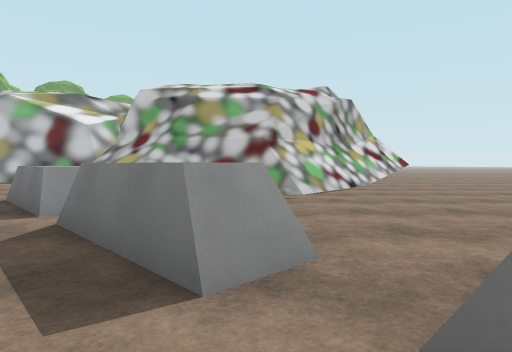
[1] (above)

23 first-person views from a walk through a 3-D level made in the Godot game engine. The camera is 1.2 m above the floor, tilts 2° down and sees 75° across. The floor is counted in squares, 2 m on a side. Each view is taken from the middle of a square. On the plan, view 1 faces up. The plan holds only what a view shows up to about 10 squares ahead; the rest is blank. The place goes on beyond the plan. Characters and animated objects are not drawn. Some surface patterns are stand-ins.

[2]
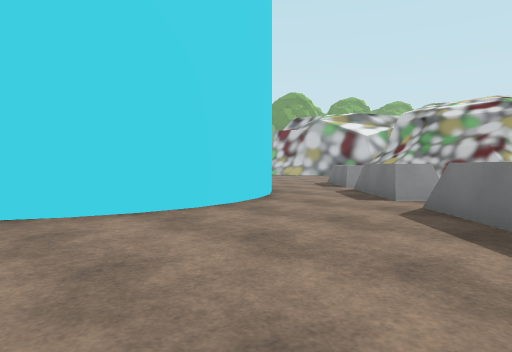

[3]
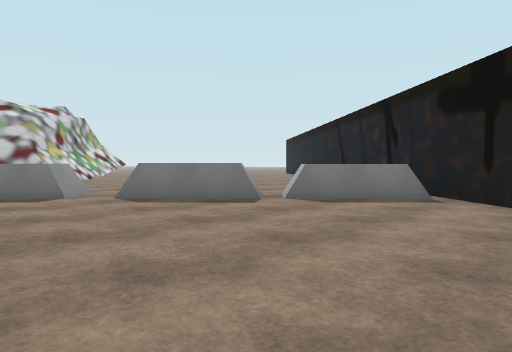

[4]
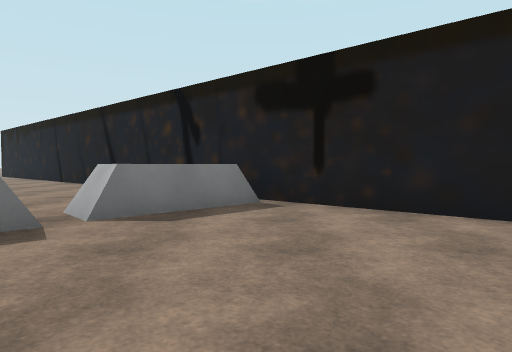

[5]
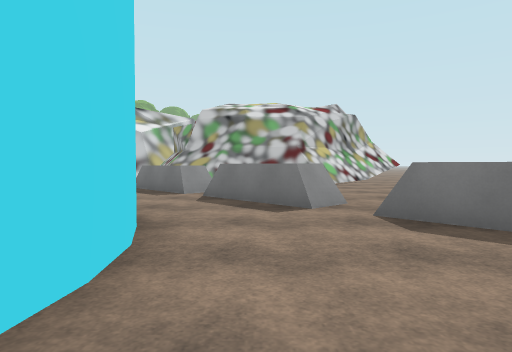

[6]
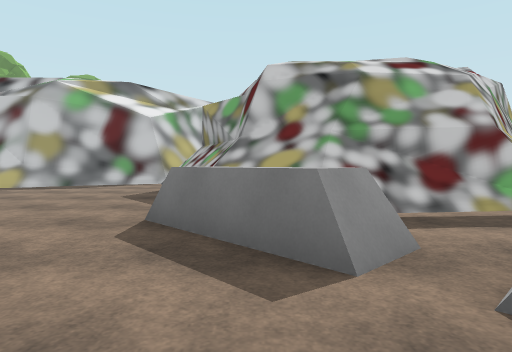

[7]
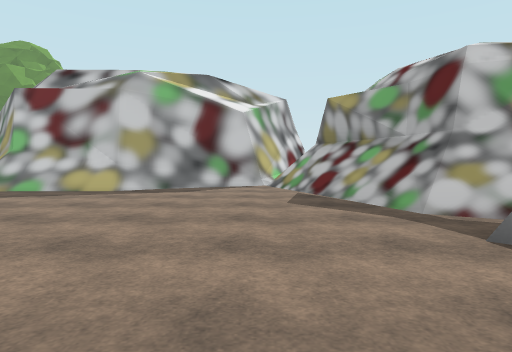

[8]
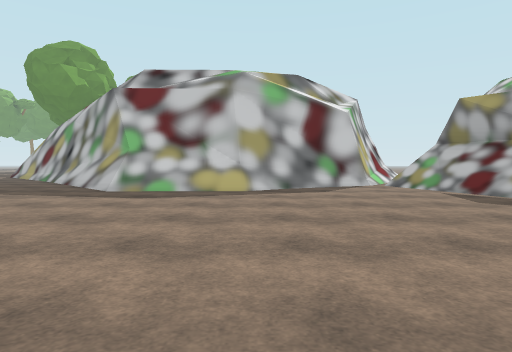

[9]
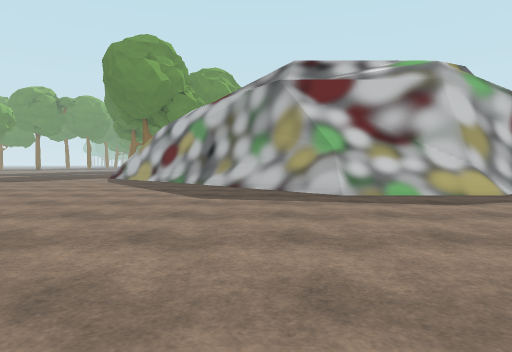

[10]
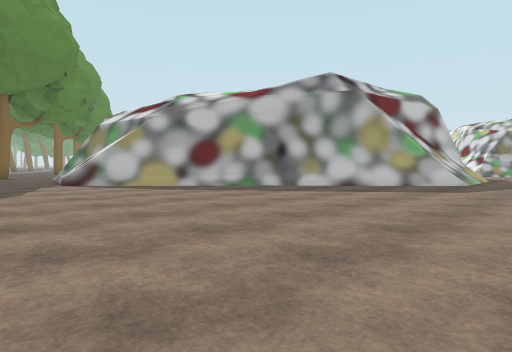

[11]
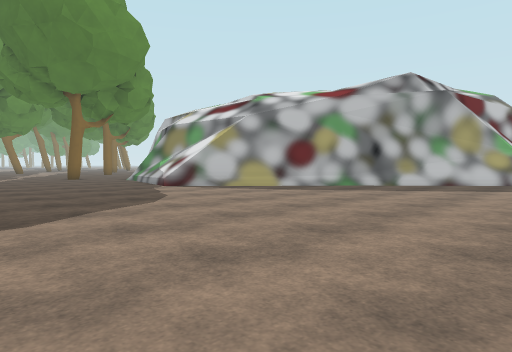

[12]
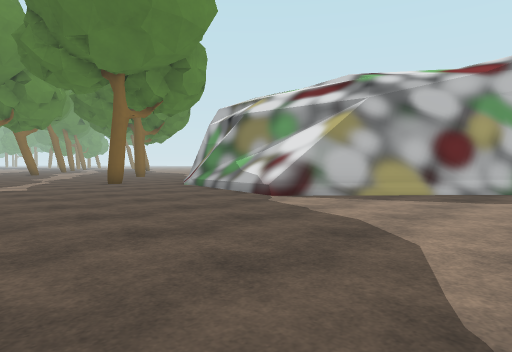

[13]
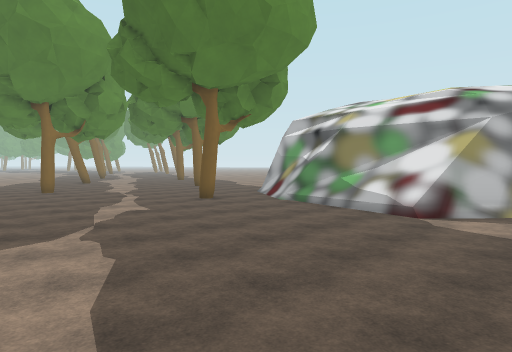

[14]
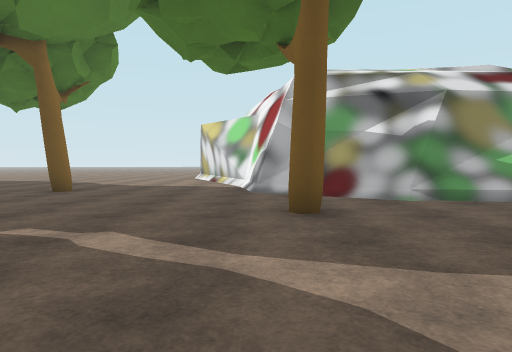

[15]
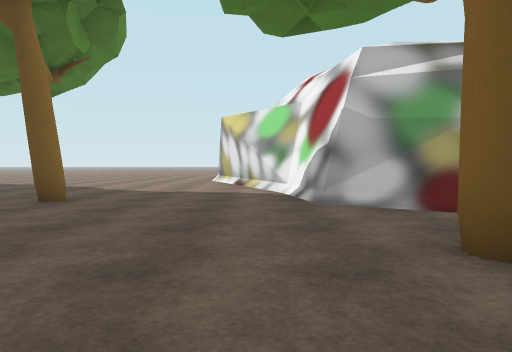

[16]
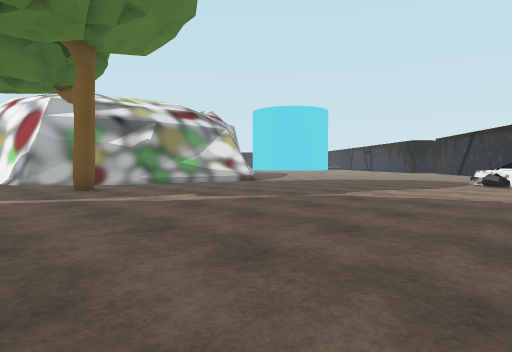

[17]
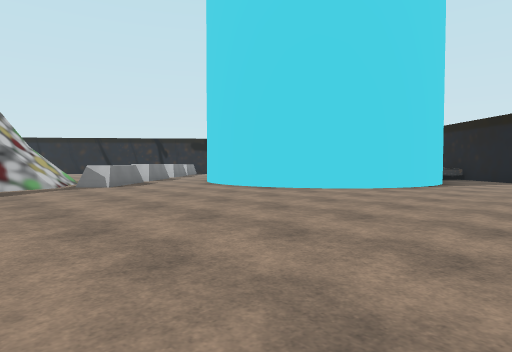

[18]
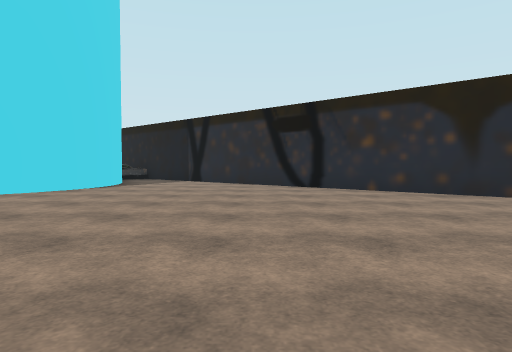

[19]
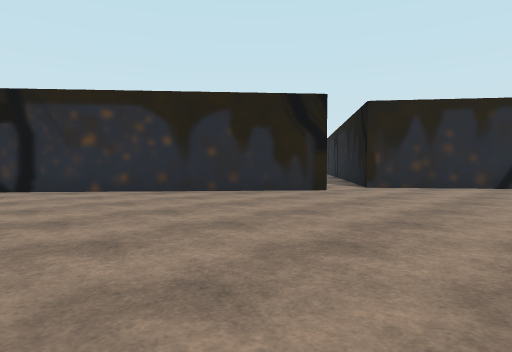

[20]
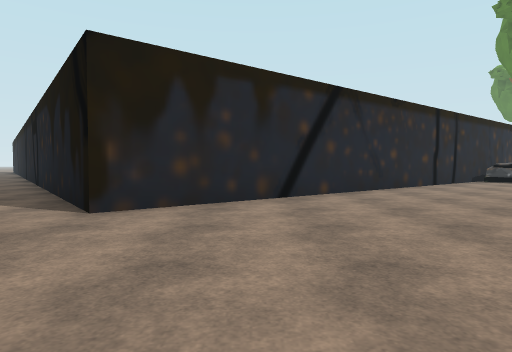

[21]
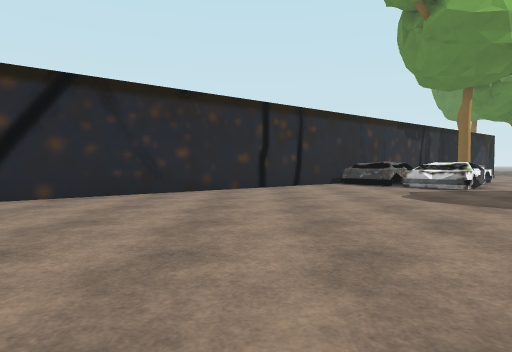

[22]
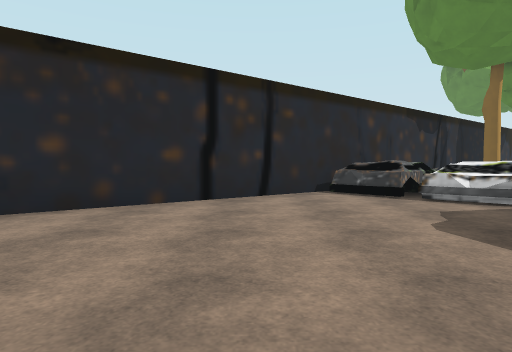

[23]
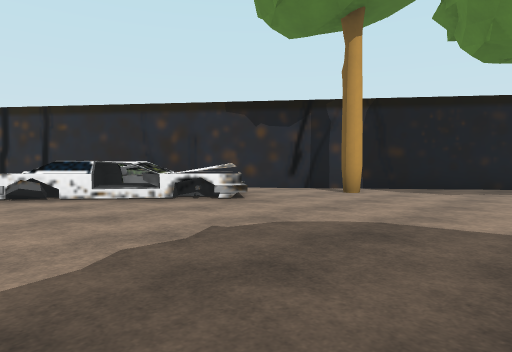

### Floor plan
Key: @ floor where view 1 was taken; # wall or solid block; x gap in a wall; . main floor; : floor 1.25 m higher than the main floor; / step, stairs or slope; = window, fence, low wall or low ledge; ^ raised ledge; v drop or lower ground.
Columns run from 36 left of view 1 to 9 right of it. Each row starts with its distance up from view 1.
 28               ..........
 27        .................
 26        ...............##
 25        ............###=
 24        ........#..##
 23       .........../#
 22 #................##
 21 ##...............##
 20  #............../=#
 19  ###............/##
 18    #.==v......../##
 17    ## =x/......../##
 16     # =v//......../##
 15      ##:v/........./##
 14       ##............/###
 13       ##............./##     ##
 12        #............../#######.
 11        ##............../////.../#
 10         ##...................../#      ##...
  9          ##....................//#    ##....
  8           ##..................../#^  ##/...
  7            #....................==####/...
  6            ##...................==////....
  5             ##...................^.......
  4             ##...................==.....
  3            ##..##.................#^ ...   ...
  2           ##..  ##..........#### ..#^..  ....#
  1          ##..    ##........##    #...#  ....##
  0         ##.       ###......#     ##.@.^...  #
 -1         ..          ##....##      #....^
 -2                      ##...#      ##.....^##
 -3                                  #.......#
 -4                                   ......##
 -5                                   .....##

Positions as (right, up) in squares from view 1, and headings:
1: (0, 0), facing up
2: (2, -4), facing up-left
3: (-2, -5), facing up-right
4: (-1, -3), facing right
5: (-1, -3), facing up
6: (-3, 2), facing up
7: (-6, 3), facing up
8: (-9, 3), facing up
9: (-14, 4), facing up
10: (-23, 8), facing up-right
11: (-25, 10), facing up-right
12: (-25, 14), facing up-right
13: (-27, 16), facing up-right
14: (-25, 25), facing right
15: (-23, 26), facing right
16: (-29, 27), facing down-right
17: (-13, 9), facing down-right
18: (-14, 8), facing down
19: (-14, 8), facing down-left
20: (-18, 6), facing left
21: (-19, 11), facing left
22: (-22, 12), facing left
23: (-26, 23), facing down-left
